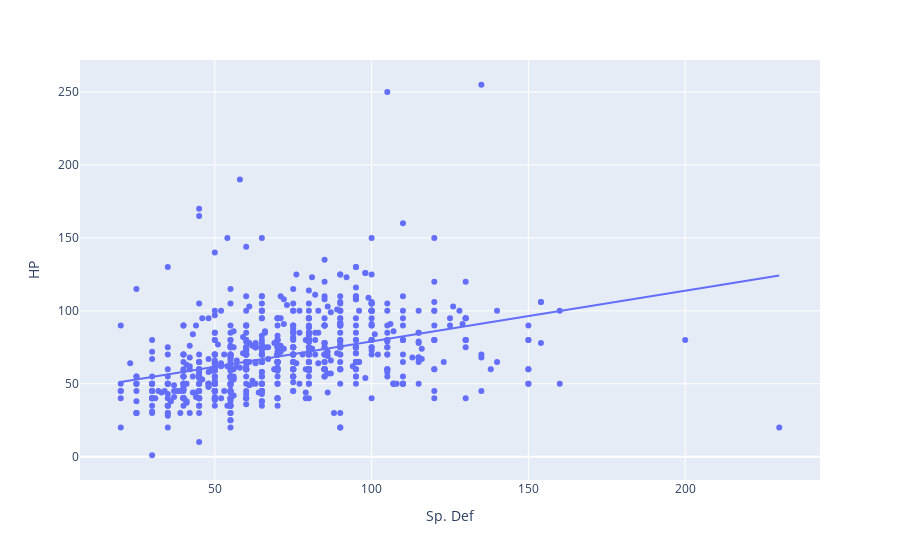

This figure's notebook cell:
### Code cell
import plotly.express as px
px.scatter(pokemon, x="Sp. Def", y="HP", trendline='ols')

### Figure 1 — Plotly figure (JSON) as saved in the notebook; plotly's stock layout.template omitted (floating-point values rounded to 4 significant figures; data arrays with more than 128 entries replaced by an {"elided": "..."} marker saying what was removed)
{"data": [{"hovertemplate": "Sp. Def=%{x}<br>HP=%{y}<extra></extra>", "legendgroup": "", "marker": {"color": "#636efa", "symbol": "circle"}, "mode": "markers", "name": "", "orientation": "v", "showlegend": false, "type": "scatter", "x": {"elided": "800 int values"}, "xaxis": "x", "y": {"elided": "800 int values"}, "yaxis": "y"}, {"hovertemplate": "<b>OLS trendline</b><br>HP = 0.347496 * Sp. Def + 44.2729<br>R<sup>2</sup>=0.143427<br><br>Sp. Def=%{x}<br>HP=%{y} <b>(trend)</b><extra></extra>", "legendgroup": "", "marker": {"color": "#636efa", "symbol": "circle"}, "mode": "lines", "name": "", "showlegend": false, "type": "scatter", "x": {"elided": "800 int values"}, "xaxis": "x", "y": {"elided": "800 float values"}, "yaxis": "y"}], "layout": {"legend": {"tracegroupgap": 0}, "margin": {"t": 60}, "xaxis": {"anchor": "y", "domain": [0, 1], "title": {"text": "Sp. Def"}}, "yaxis": {"anchor": "x", "domain": [0, 1], "title": {"text": "HP"}}}}
